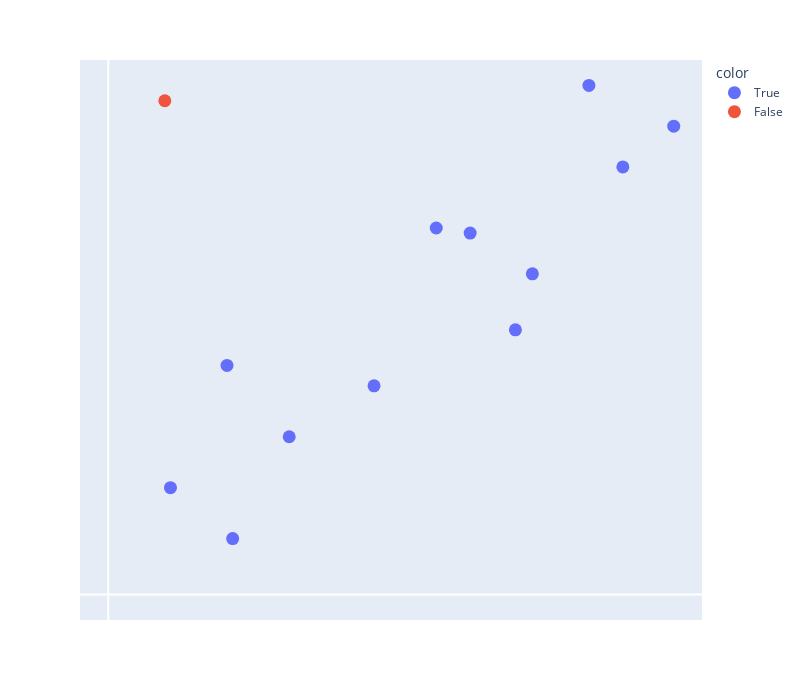
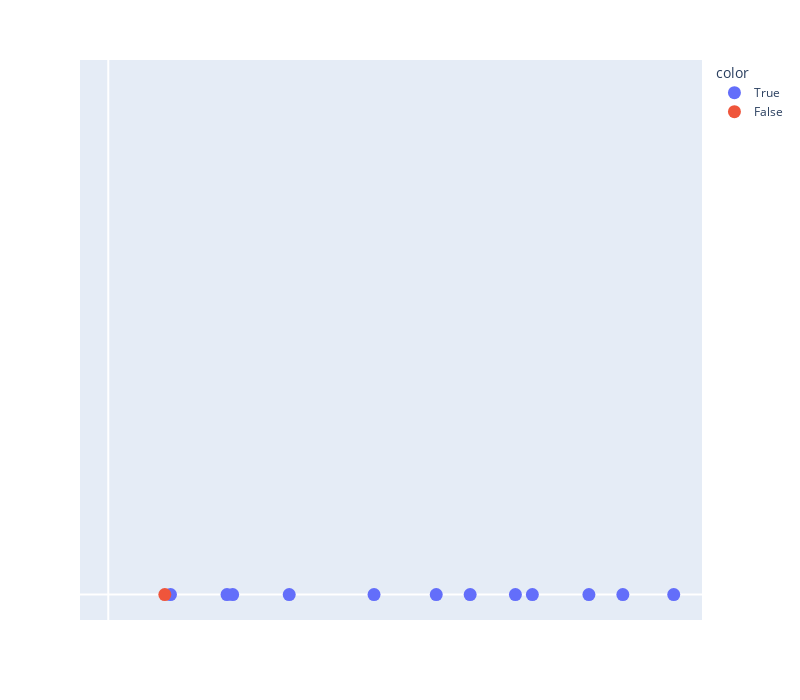
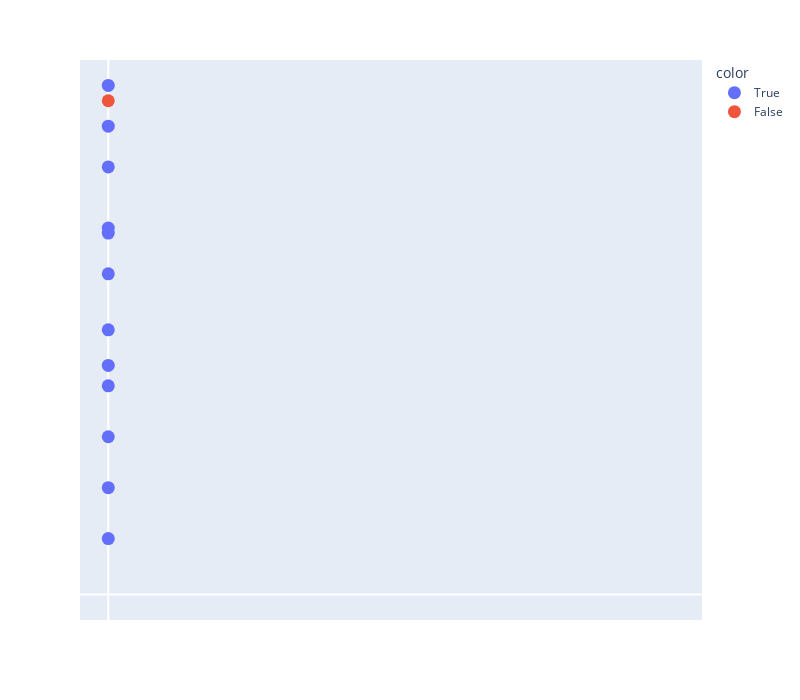

Notebook cell for these charts, in order:
### Markdown cell above
# 1-d outlier

### Code cell
df = pd.DataFrame(data = {
    "x": [1.1, 7.2, 4.7, 2.2, 5.8, 2.1, 7.5, 3.2, 6.4, 9.1, 10, 8.5, 1],
    "y": [2.1, 5.2, 4.1, 1.1, 7.2, 4.5, 6.3, 3.1, 7.1, 8.4, 9.2, 10, 9.7],
    "color": [True, True, True, True, True, True, True, True, True, True, True, True, False],
    "base": [0, 0, 0, 0, 0, 0, 0, 0, 0, 0, 0, 0, 0]
})

fig = px.scatter(df, x="x", y="y", width=800, height=700, color="color")

fig.update_traces(marker=dict(size=13))

fig.update_layout(
    xaxis_title="",
    yaxis_title="",
    xaxis=dict(showgrid=lbl, showticklabels=lbl,  range=[-0.5, 10.5]),
    yaxis=dict(showgrid=lbl, showticklabels=lbl,  range=[-0.5, 10.5])
)

fig.show()

fig = px.scatter(df, x="x", y="base", width=800, height=700, color="color")

fig.update_traces(marker=dict(size=13))

fig.update_layout(
    xaxis_title="",
    yaxis_title="",
    xaxis=dict(showgrid=lbl, showticklabels=lbl,  range=[-0.5, 10.5]),
    yaxis=dict(showgrid=lbl, showticklabels=lbl,  range=[-0.5, 10.5])
)

fig.show()

fig = px.scatter(df, x="base", y="y", width=800, height=700, color="color")

fig.update_traces(marker=dict(size=13))

fig.update_layout(
    xaxis_title="",
    yaxis_title="",
    xaxis=dict(showgrid=lbl, showticklabels=lbl,  range=[-0.5, 10.5]),
    yaxis=dict(showgrid=lbl, showticklabels=lbl,  range=[-0.5, 10.5])
)

fig.show()

### Figure 1 — Plotly figure (JSON) as saved in the notebook; plotly's stock layout.template omitted (floating-point values rounded to 4 significant figures)
{"data": [{"hovertemplate": "color=True<br>x=%{x}<br>y=%{y}<extra></extra>", "legendgroup": "True", "marker": {"color": "#636efa", "symbol": "circle", "size": 13}, "mode": "markers", "name": "True", "orientation": "v", "showlegend": true, "x": [1.1, 7.2, 4.7, 2.2, 5.8, 2.1, 7.5, 3.2, 6.4, 9.1, 10.0, 8.5], "xaxis": "x", "y": [2.1, 5.2, 4.1, 1.1, 7.2, 4.5, 6.3, 3.1, 7.1, 8.4, 9.2, 10.0], "yaxis": "y", "type": "scatter"}, {"hovertemplate": "color=False<br>x=%{x}<br>y=%{y}<extra></extra>", "legendgroup": "False", "marker": {"color": "#EF553B", "symbol": "circle", "size": 13}, "mode": "markers", "name": "False", "orientation": "v", "showlegend": true, "x": [1.0], "xaxis": "x", "y": [9.7], "yaxis": "y", "type": "scatter"}], "layout": {"xaxis": {"anchor": "y", "domain": [0.0, 1.0], "title": {"text": ""}, "showgrid": false, "showticklabels": false, "range": [-0.5, 10.5]}, "yaxis": {"anchor": "x", "domain": [0.0, 1.0], "title": {"text": ""}, "showgrid": false, "showticklabels": false, "range": [-0.5, 10.5]}, "legend": {"title": {"text": "color"}, "tracegroupgap": 0}, "margin": {"t": 60}, "height": 700, "width": 800}}

### Figure 2 — Plotly figure (JSON) as saved in the notebook; plotly's stock layout.template omitted (floating-point values rounded to 4 significant figures)
{"data": [{"hovertemplate": "color=True<br>x=%{x}<br>base=%{y}<extra></extra>", "legendgroup": "True", "marker": {"color": "#636efa", "symbol": "circle", "size": 13}, "mode": "markers", "name": "True", "orientation": "v", "showlegend": true, "x": [1.1, 7.2, 4.7, 2.2, 5.8, 2.1, 7.5, 3.2, 6.4, 9.1, 10.0, 8.5], "xaxis": "x", "y": [0, 0, 0, 0, 0, 0, 0, 0, 0, 0, 0, 0], "yaxis": "y", "type": "scatter"}, {"hovertemplate": "color=False<br>x=%{x}<br>base=%{y}<extra></extra>", "legendgroup": "False", "marker": {"color": "#EF553B", "symbol": "circle", "size": 13}, "mode": "markers", "name": "False", "orientation": "v", "showlegend": true, "x": [1.0], "xaxis": "x", "y": [0], "yaxis": "y", "type": "scatter"}], "layout": {"xaxis": {"anchor": "y", "domain": [0.0, 1.0], "title": {"text": ""}, "showgrid": false, "showticklabels": false, "range": [-0.5, 10.5]}, "yaxis": {"anchor": "x", "domain": [0.0, 1.0], "title": {"text": ""}, "showgrid": false, "showticklabels": false, "range": [-0.5, 10.5]}, "legend": {"title": {"text": "color"}, "tracegroupgap": 0}, "margin": {"t": 60}, "height": 700, "width": 800}}

### Figure 3 — Plotly figure (JSON) as saved in the notebook; plotly's stock layout.template omitted (floating-point values rounded to 4 significant figures)
{"data": [{"hovertemplate": "color=True<br>base=%{x}<br>y=%{y}<extra></extra>", "legendgroup": "True", "marker": {"color": "#636efa", "symbol": "circle", "size": 13}, "mode": "markers", "name": "True", "orientation": "v", "showlegend": true, "x": [0, 0, 0, 0, 0, 0, 0, 0, 0, 0, 0, 0], "xaxis": "x", "y": [2.1, 5.2, 4.1, 1.1, 7.2, 4.5, 6.3, 3.1, 7.1, 8.4, 9.2, 10.0], "yaxis": "y", "type": "scatter"}, {"hovertemplate": "color=False<br>base=%{x}<br>y=%{y}<extra></extra>", "legendgroup": "False", "marker": {"color": "#EF553B", "symbol": "circle", "size": 13}, "mode": "markers", "name": "False", "orientation": "v", "showlegend": true, "x": [0], "xaxis": "x", "y": [9.7], "yaxis": "y", "type": "scatter"}], "layout": {"xaxis": {"anchor": "y", "domain": [0.0, 1.0], "title": {"text": ""}, "showgrid": false, "showticklabels": false, "range": [-0.5, 10.5]}, "yaxis": {"anchor": "x", "domain": [0.0, 1.0], "title": {"text": ""}, "showgrid": false, "showticklabels": false, "range": [-0.5, 10.5]}, "legend": {"title": {"text": "color"}, "tracegroupgap": 0}, "margin": {"t": 60}, "height": 700, "width": 800}}
